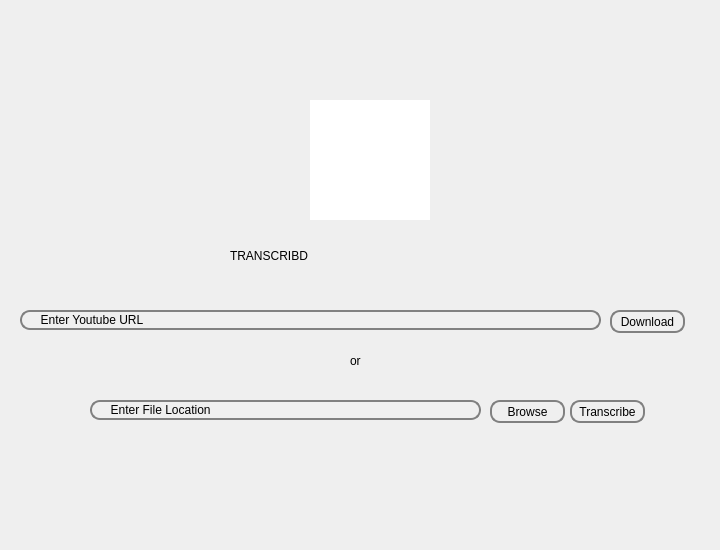
<?xml version="1.0" encoding="UTF-8"?>
<ui version="4.0">
 <class>Form</class>
 <widget class="QWidget" name="Form">
  <property name="geometry">
   <rect>
    <x>0</x>
    <y>0</y>
    <width>720</width>
    <height>550</height>
   </rect>
  </property>
  <property name="minimumSize">
   <size>
    <width>720</width>
    <height>550</height>
   </size>
  </property>
  <property name="maximumSize">
   <size>
    <width>720</width>
    <height>550</height>
   </size>
  </property>
  <property name="windowTitle">
   <string>NEFARIANS</string>
  </property>
  <property name="windowIcon">
   <iconset>
    <normaloff>logotitle.png</normaloff>logotitle.png</iconset>
  </property>
  <property name="windowOpacity">
   <double>1.000000000000000</double>
  </property>
  <property name="styleSheet">
   <string notr="true">background-image: url(:/newPrefix/Background.png);
font: 25 8pt &quot;Microsoft YaHei Light&quot;;</string>
  </property>
  <widget class="QGraphicsView" name="Logo">
   <property name="enabled">
    <bool>true</bool>
   </property>
   <property name="geometry">
    <rect>
     <x>310</x>
     <y>100</y>
     <width>120</width>
     <height>120</height>
    </rect>
   </property>
   <property name="sizePolicy">
    <sizepolicy hsizetype="Preferred" vsizetype="Preferred">
     <horstretch>0</horstretch>
     <verstretch>0</verstretch>
    </sizepolicy>
   </property>
   <property name="minimumSize">
    <size>
     <width>50</width>
     <height>50</height>
    </size>
   </property>
   <property name="maximumSize">
    <size>
     <width>120</width>
     <height>120</height>
    </size>
   </property>
   <property name="styleSheet">
    <string notr="true">background-image: url(:/logo/logo.png);border:none;</string>
   </property>
  </widget>
  <widget class="QLineEdit" name="Youtube">
   <property name="geometry">
    <rect>
     <x>20</x>
     <y>310</y>
     <width>581</width>
     <height>20</height>
    </rect>
   </property>
   <property name="styleSheet">
    <string notr="true">background:none;background-color:transparent;
border: 2px solid gray;
 border-radius: 10px;</string>
   </property>
   <property name="text">
    <string>     Enter Youtube URL</string>
   </property>
  </widget>
  <widget class="QLabel" name="label">
   <property name="geometry">
    <rect>
     <x>350</x>
     <y>350</y>
     <width>31</width>
     <height>21</height>
    </rect>
   </property>
   <property name="styleSheet">
    <string notr="true">background:none;
font: 14pt &quot;Yu Gothic UI Semilight&quot;;
border-radius:5px;
vorder-color:rgb(0,0);</string>
   </property>
   <property name="text">
    <string>or</string>
   </property>
  </widget>
  <widget class="QLineEdit" name="browsefile">
   <property name="geometry">
    <rect>
     <x>90</x>
     <y>400</y>
     <width>391</width>
     <height>20</height>
    </rect>
   </property>
   <property name="styleSheet">
    <string notr="true">background:none;
background-color:transparent;
border: 2px solid gray;
 border-radius: 10px;</string>
   </property>
   <property name="text">
    <string>     Enter File Location</string>
   </property>
  </widget>
  <widget class="QLabel" name="label_2">
   <property name="geometry">
    <rect>
     <x>230</x>
     <y>230</y>
     <width>341</width>
     <height>51</height>
    </rect>
   </property>
   <property name="styleSheet">
    <string notr="true">background:none;
font: 25 36pt &quot;Yu Gothic UI Light&quot;;
</string>
   </property>
   <property name="text">
    <string>TRANSCRIBD</string>
   </property>
  </widget>
  <widget class="QPushButton" name="Download">
   <property name="geometry">
    <rect>
     <x>610</x>
     <y>310</y>
     <width>75</width>
     <height>23</height>
    </rect>
   </property>
   <property name="styleSheet">
    <string notr="true">#Download{
border: 2px solid gray;
border-radius: 10px;
}
#Download:pressed{
border-color: rgb(255, 255, 255);
}</string>
   </property>
   <property name="text">
    <string>Download</string>
   </property>
  </widget>
  <widget class="QPushButton" name="transcribe">
   <property name="geometry">
    <rect>
     <x>570</x>
     <y>400</y>
     <width>75</width>
     <height>23</height>
    </rect>
   </property>
   <property name="styleSheet">
    <string notr="true">#transcribe{
border: 2px solid gray;
border-radius: 10px;
}
#transcribe:pressed{
border-color: rgb(255, 255, 255);
}</string>
   </property>
   <property name="text">
    <string>Transcribe</string>
   </property>
  </widget>
  <widget class="QPushButton" name="Browse">
   <property name="geometry">
    <rect>
     <x>490</x>
     <y>400</y>
     <width>75</width>
     <height>23</height>
    </rect>
   </property>
   <property name="styleSheet">
    <string notr="true">#Browse{
border: 2px solid gray;
border-radius: 10px;
}
#Browse:pressed{
border-color: rgb(255, 255, 255);
}</string>
   </property>
   <property name="text">
    <string>Browse</string>
   </property>
  </widget>
 </widget>
 <resources>
  <include location="Background.qrc"/>
 </resources>
 <connections/>
</ui>
